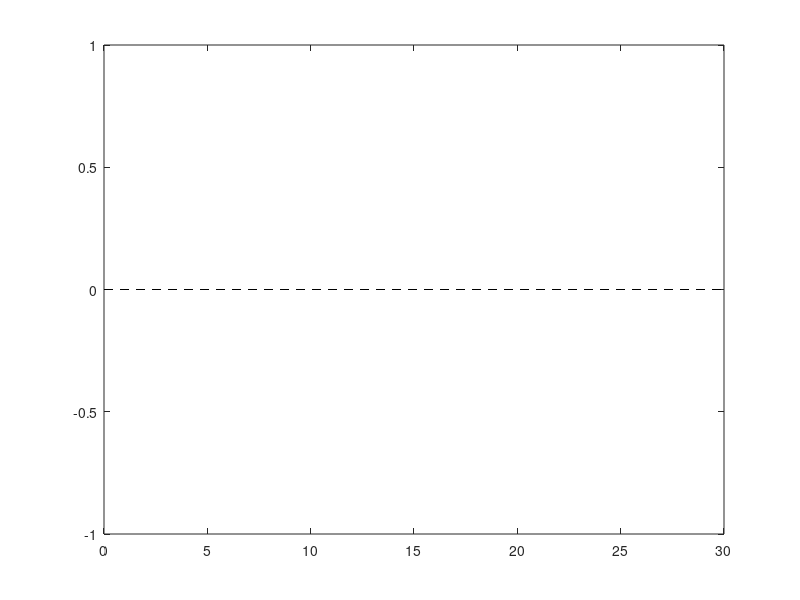

Here is the MATLAB script that generated this plot: (Note: this script raises an error after producing the figure.)
figure('visible','on')
directory=dir('*RIB*His*');
clearvars -except directory
home=cd;
genotypes=cell(1,8);
genotypes(1:8)={''};

CI2=NaN(16,length(directory));
cc=1;
for dd=1:length(directory)
    clearvars -except dd cc home directory genotypes CI2 H
    cd(directory(dd,1).name)
    sd=dir('*analysis*');
    cd(sd(1).name)
    for cond=1%:2
        
    
%     if mod(cc,2)==0
%          cd('gradient')
%     else
%         cd('control')
%        
%     end
    

    
    % average over e experiments for t timebins:
    file=dir('HMnorm_batch*');
    load(file(1).name);
    % clearvars -except directory home dd HMnorm_batch SpeedM_batch angSpeedM_batch cc genotypes
    c=1;
    
    timebin=10; % How many time points???
    
    for t=1:(length(HMnorm_batch{1,1})/timebin)-1
        % it starts with a structure containing the normalized (percentage of
    % animals at a given timepoint in a givenbin of the arena)
    mHM=NaN(size(HMnorm_batch{1,1}(:,:,1)));
    
    for e= 1:length(HMnorm_batch)
        mHM1=squeeze(nanmean(HMnorm_batch{1,e}(:,:,c:c+timebin),3)); %averaging over 100 sec
        if size(mHM(:,:,1))==size (mHM1)
            mHM(:,:,e)=mHM1;
        else
            if length (mHM(:,:,1))<size (mHM1)
                mHM(:,:,e)=mHM1(1:size(mHM,1),1:size(mHM,2));
            elseif length (mHM(:,:,1))>size (mHM1)
                mHM(1:size(mHM1,1),1:size(mHM1,2),e)=mHM1;
            end
            
        end
    end
    disp(['last bin: ' num2str(length(HMnorm_batch{1})-c) '...length of stack:' num2str(length(HMnorm_batch{1}))])
    %each cell: averaged data for e experiments and one timebin
    HMoE{t}=mHM;
    c=c+timebin;
end

%% plot mean ocupancy for sectors over 4 time bins
J=jet(length(HMoE));
 nd=(cd);
 d= strfind(cd, '\');
name=nd(d(end)+1:end-9)
title (name)
% legend('sem','1-7.5','','7.5-15','','15-22.5','','22.5-30');
% saveas(gcf, strcat('distribution_',name))


%% plot Gradient Index:
J=jet(4);
jj=1;
for i=1:2:length(HMoE)%length(HMoE)=timebins, in each cell 3rd dimension is experiments, so each i is one timepoint
sHM=squeeze(nansum(HMoE{i},1)); %summing up all animals along the short axis of arena, keeping n experiments
F1=nansum(sHM(13:26,:),1);%this vector has length of number of experiments
F2=nansum(sHM(1:13,:),1);
CI(jj,1:size(sHM,2))=(F1-F2)./(F2+F1);
jj=jj+1;
end

mCI=nanmean(CI,2);
sem=nanstd(CI')/sqrt(e);
subplot(1,2,1)
hold on
H{cc}=shadedErrorBar2([1:(30/length(mCI)):30],mCI,sem,{'-or','Color',J(cc,:)},0);
xlabel(' time (min)')
ylabel ('PI')
% boxplot(PI');
hold on
genotypes{cc+1}= (name);
cc=cc+1;
CI2(1:length(CI(end,:)),cc-1)=CI(end-3,:);
save CI CI

cd ..\

    end

cd(home)


end

plot([0 30],[0.0 0.0],'--k')
try
h=[H{1}.mainLine H{2}.mainLine H{3}.mainLine];
catch
 h=[H{1}.mainLine H{2}.mainLine];   
end
legend(h(1:3),directory(1).name,directory(2).name,directory(3).name);
ylim([-0.85 0.6])
% title('CI over time')
%%
subplot(1,2,2)
cla
%notBoxplot(CI2,[]'whisker',1,'labels',{'N2 ctrl','N2 gradient','flp-1,nlp12 ctrl',' flp-1,nlp12 grad'})
notBoxPlot(CI2(:,1:cc-1))
try
set(gca,'Xticklabel',{directory(1).name(1:15),directory(2).name(1:15),directory(3).name(1:12)},'FontSize',8)
catch
set(gca,'Xticklabel',{directory(1).name(1:15),directory(2).name(1:15)},'FontSize',8)
end
ylim([-1 0.5])

for i=1:2
    try
    a=CI2(:,i);
    a(isnan(a))=[];
    b=CI2(:,i+1);
    b=b(~isnan(b));
[h(i) p(i)]=ttest2JR(a,b)
text(i+0.2,0.15,['p=' num2str(round(p(i)*100000)/100000)])
    end
end


